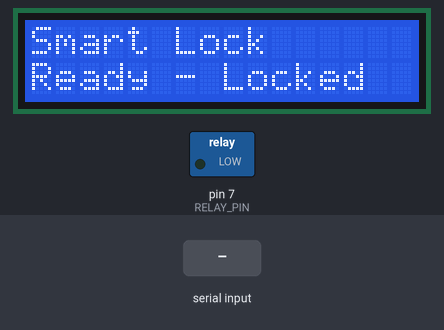
Simulated run of this sketch. Board: Arduino Uno, built with avr-gcc and run on an emulated ATmega328P. Shown: 16×2 character LCD, switched loads named in the sketch (green lamp = pin HIGH). The test bench sets the inputs (shaded band). What the sketch prints to the serial monitor is not drawn.

Above: at 3.3 s.
3.4 s: "UNLOCK_OK\n" received over the second serial link
At 9.2 s:
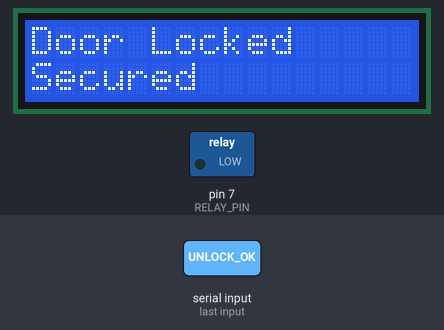
9.4 s: "UNLOCK_DENIED\n" received over the second serial link
At 12.2 s:
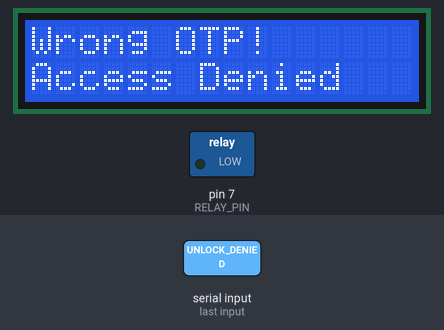
12.4 s: "ESP32_READY\n" received over the second serial link
At 14.5 s:
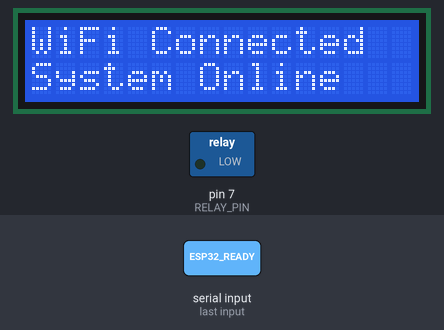
15.3 s: "OTP_GENERATED\n" received over the second serial link
At 17.0 s:
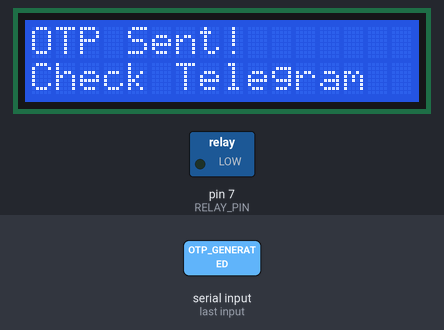
17.3 s: "TIMEOUT\n" received over the second serial link
At 17.7 s:
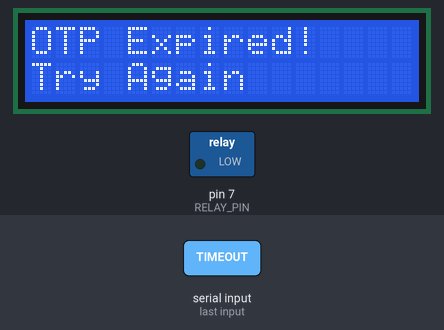
Timing chart, 0 to 20.3 s (numbered marks = the images above; inputs shaded):
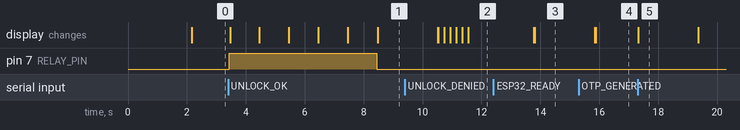

The sketch:

Arduino_Lock_Controller.ino
```cpp
#include <LiquidCrystal_I2C.h>
#include <SoftwareSerial.h>

// ==================== PIN CONFIGURATION ====================
#define RELAY_PIN 7           // Relay module control pin
#define ESP_RX_PIN 10         // Arduino RX from ESP32 TX
#define ESP_TX_PIN 11         // Arduino TX to ESP32 RX

// ==================== LCD CONFIGURATION ====================
// Common I2C addresses: 0x27 or 0x3F
// If LCD doesn't work, try changing address
LiquidCrystal_I2C lcd(0x27, 16, 2);

// ==================== SERIAL COMMUNICATION ====================
SoftwareSerial esp32Serial(ESP_RX_PIN, ESP_TX_PIN);

// ==================== TIMING CONFIGURATION ====================
const unsigned long UNLOCK_DURATION = 5000;  // 5 seconds unlock time
const unsigned long DISPLAY_DELAY = 2000;    // 2 seconds for messages

// ==================== GLOBAL VARIABLES ====================
bool doorLocked = true;

// ==================== SETUP ====================
void setup() {
  // Initialize hardware serial for debugging
  Serial.begin(9600);
  Serial.println("\n=== Arduino Door Lock Controller ===");

  // Initialize ESP32 serial communication
  esp32Serial.begin(9600);
  Serial.println("ESP32 Serial initialized");

  // Initialize relay pin
  pinMode(RELAY_PIN, OUTPUT);
  digitalWrite(RELAY_PIN, LOW);  // Start with lock engaged (relay off)
  doorLocked = true;
  Serial.println("Relay initialized - Door LOCKED");

  // Initialize LCD
  lcd.init();
  lcd.backlight();
  lcd.clear();

  // Display startup message
  lcd.setCursor(0, 0);
  lcd.print("Smart Lock v1.0");
  lcd.setCursor(0, 1);
  lcd.print("Initializing...");
  delay(2000);

  // Show ready status
  showReady();
  Serial.println("=== System Ready ===\n");
}

// ==================== MAIN LOOP ====================
void loop() {
  // Check for commands from ESP32
  if (esp32Serial.available()) {
    String command = esp32Serial.readStringUntil('\n');
    command.trim();

    if (command.length() > 0) {
      Serial.println("Received: " + command);
      handleCommand(command);
    }
  }

  // Add any additional monitoring here if needed
}

// ==================== HANDLE ESP32 COMMANDS ====================
void handleCommand(String command) {
  if (command == "ESP32_READY") {
    // ESP32 is ready
    lcd.clear();
    lcd.setCursor(0, 0);
    lcd.print("WiFi Connected");
    lcd.setCursor(0, 1);
    lcd.print("System Online");
    delay(DISPLAY_DELAY);
    showReady();
    Serial.println("ESP32 connected and ready");
  }
  else if (command == "OTP_GENERATED") {
    // OTP was sent to user
    lcd.clear();
    lcd.setCursor(0, 0);
    lcd.print("OTP Sent!");
    lcd.setCursor(0, 1);
    lcd.print("Check Telegram");
    Serial.println("OTP generated - waiting for user input");
  }
  else if (command == "UNLOCK_OK") {
    // Correct OTP - unlock door
    unlockDoor();
  }
  else if (command == "UNLOCK_DENIED") {
    // Wrong OTP entered
    lcd.clear();
    lcd.setCursor(0, 0);
    lcd.print("Wrong OTP!");
    lcd.setCursor(0, 1);
    lcd.print("Access Denied");

    // Beep pattern (if buzzer connected to relay temporarily)
    flashDisplay(3);

    delay(DISPLAY_DELAY);
    showReady();
    Serial.println("Access denied - wrong OTP");
  }
  else if (command == "TIMEOUT") {
    // OTP expired
    lcd.clear();
    lcd.setCursor(0, 0);
    lcd.print("OTP Expired!");
    lcd.setCursor(0, 1);
    lcd.print("Try Again");
    delay(DISPLAY_DELAY);
    showReady();
    Serial.println("OTP expired");
  }
  else {
    // Unknown command
    Serial.println("Unknown command: " + command);
  }
}

// ==================== UNLOCK DOOR FUNCTION ====================
void unlockDoor() {
  Serial.println(">>> UNLOCKING DOOR <<<");

  // Display unlock message
  lcd.clear();
  lcd.setCursor(0, 0);
  lcd.print("Access Granted!");
  lcd.setCursor(0, 1);
  lcd.print("Door Unlocked");

  // Activate relay to unlock (solenoid energized)
  digitalWrite(RELAY_PIN, HIGH);
  doorLocked = false;
  Serial.println("Relay ON - Solenoid unlocked");

  // Send confirmation to ESP32
  esp32Serial.println("DOOR_UNLOCKED");

  // Keep door unlocked for specified duration
  unsigned long unlockStart = millis();
  int countdown = UNLOCK_DURATION / 1000;

  while (millis() - unlockStart < UNLOCK_DURATION) {
    // Update countdown on LCD
    if ((millis() - unlockStart) % 1000 < 50) { // Update every second
      lcd.setCursor(0, 1);
      lcd.print("Locking in ");
      lcd.print(countdown);
      lcd.print("s   ");
      countdown--;
      delay(50); // Debounce
    }
  }

  // Lock door again
  lockDoor();
}

// ==================== LOCK DOOR FUNCTION ====================
void lockDoor() {
  Serial.println(">>> LOCKING DOOR <<<");

  // Deactivate relay to lock (solenoid de-energized)
  digitalWrite(RELAY_PIN, LOW);
  doorLocked = true;
  Serial.println("Relay OFF - Solenoid locked");

  // Display lock message
  lcd.clear();
  lcd.setCursor(0, 0);
  lcd.print("Door Locked");
  lcd.setCursor(0, 1);
  lcd.print("Secured");

  // Send confirmation to ESP32
  esp32Serial.println("DOOR_LOCKED");

  delay(DISPLAY_DELAY);
  showReady();
}

// ==================== SHOW READY STATUS ====================
void showReady() {
  lcd.clear();
  lcd.setCursor(0, 0);
  lcd.print("Smart Lock");
  lcd.setCursor(0, 1);
  lcd.print("Ready - Locked");
  Serial.println("Status: Ready and Locked");
}

// ==================== FLASH DISPLAY (ERROR INDICATOR) ====================
void flashDisplay(int times) {
  for (int i = 0; i < times; i++) {
    lcd.noBacklight();
    delay(200);
    lcd.backlight();
    delay(200);
  }
}

// ==================== STATUS CHECK (OPTIONAL) ====================
void printStatus() {
  Serial.println("--- System Status ---");
  Serial.print("Door Locked: ");
  Serial.println(doorLocked ? "YES" : "NO");
  Serial.print("Relay State: ");
  Serial.println(digitalRead(RELAY_PIN) ? "HIGH (Unlocked)" : "LOW (Locked)");
  Serial.println("--------------------");
}
```

Measured:
- after the input at 3.4 s, pin 7 (RELAY_PIN): LOW → HIGH at once, → LOW 5.0 s later; the display: first changes after 0.06 s (image 1 shows a later state)
- after the input at 9.4 s, the display: first differs from a run without the input after 1.1 s (image 2 shows a later state)
- after the input at 12.4 s, the display: first differs from a run without the input after 1.4 s (image 3)
- after the input at 15.3 s, the display: first differs from a run without the input after 0.57 s (image 4)
- after the input at 17.3 s, the display: changes at once (image 5)
- what the display in image 5 shows lasts 2.1 s, from 17.3 s to 19.4 s
